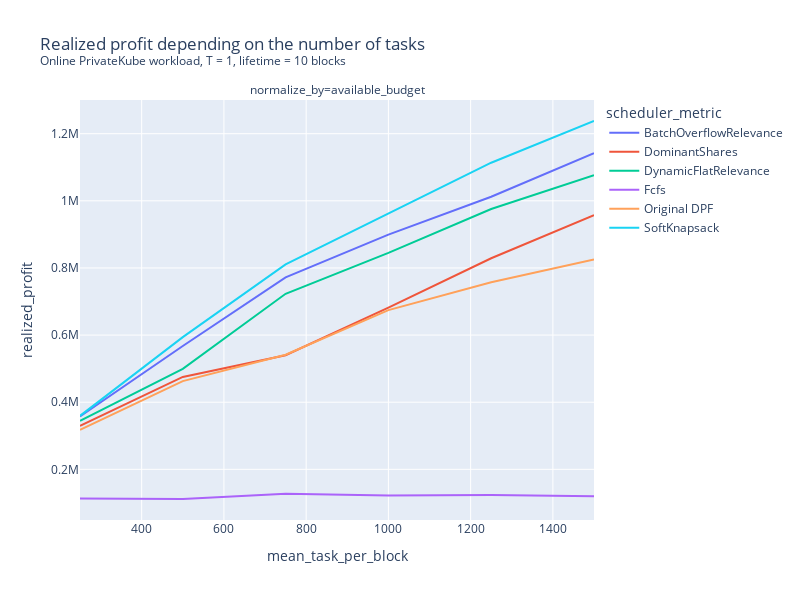

Source (notebook cell):
### Code cell
# Online, increasing load. T = 1 fixed. Profits.
# Running on ds9 at 22:53
rdf = load_ray_experiment(Path("/home/pierre/privacypacking/logs/ray/run_and_report_2021-12-09_22-52-48"))

dpf = load_ray_experiment(Path("/home/pierre/privacypacking/logs/ray/run_and_report_2021-12-10_09-18-06")).query("data_path == 'privatekube_event_g0.0_l0.5_p=grid'")
dpf["scheduler_metric"] = "Original DPF"

rdf = pd.concat([rdf, dpf])

px.line(
    rdf.sort_values(["mean_task_per_block", "scheduler_metric"]),
    x="mean_task_per_block",
    y="realized_profit",
    color="scheduler_metric",
    # log_x=True,
    width=800,
    height=600,
    # range_y=[0,1200],
    facet_col="normalize_by",
    facet_col_wrap=1,
    title="Realized profit depending on the number of tasks<br><sup>Online PrivateKube workload, T = 1, lifetime = 10 blocks</sup>"

)

### Figure 1 — Plotly figure (JSON) as saved in the notebook; plotly's stock layout.template omitted (floating-point values rounded to 4 significant figures)
{"data": [{"hovertemplate": "scheduler_metric=BatchOverflowRelevance<br>normalize_by=available_budget<br>mean_task_per_block=%{x}<br>realized_profit=%{y}<extra></extra>", "legendgroup": "BatchOverflowRelevance", "line": {"color": "#636efa", "dash": "solid"}, "marker": {"symbol": "circle"}, "mode": "lines", "name": "BatchOverflowRelevance", "orientation": "v", "showlegend": true, "type": "scatter", "x": [250, 500, 750, 1000, 1250, 1500], "xaxis": "x", "y": [357350, 567540, 772097, 899149, 1012294, 1141781], "yaxis": "y"}, {"hovertemplate": "scheduler_metric=DominantShares<br>normalize_by=available_budget<br>mean_task_per_block=%{x}<br>realized_profit=%{y}<extra></extra>", "legendgroup": "DominantShares", "line": {"color": "#EF553B", "dash": "solid"}, "marker": {"symbol": "circle"}, "mode": "lines", "name": "DominantShares", "orientation": "v", "showlegend": true, "type": "scatter", "x": [250, 500, 750, 1000, 1250, 1500], "xaxis": "x", "y": [329193, 475315, 539816, 682021, 828833, 957458], "yaxis": "y"}, {"hovertemplate": "scheduler_metric=DynamicFlatRelevance<br>normalize_by=available_budget<br>mean_task_per_block=%{x}<br>realized_profit=%{y}<extra></extra>", "legendgroup": "DynamicFlatRelevance", "line": {"color": "#00cc96", "dash": "solid"}, "marker": {"symbol": "circle"}, "mode": "lines", "name": "DynamicFlatRelevance", "orientation": "v", "showlegend": true, "type": "scatter", "x": [250, 500, 750, 1000, 1250, 1500], "xaxis": "x", "y": [344568, 499214, 722957, 845006, 975640, 1076371], "yaxis": "y"}, {"hovertemplate": "scheduler_metric=Fcfs<br>normalize_by=available_budget<br>mean_task_per_block=%{x}<br>realized_profit=%{y}<extra></extra>", "legendgroup": "Fcfs", "line": {"color": "#ab63fa", "dash": "solid"}, "marker": {"symbol": "circle"}, "mode": "lines", "name": "Fcfs", "orientation": "v", "showlegend": true, "type": "scatter", "x": [250, 500, 750, 1000, 1250, 1500], "xaxis": "x", "y": [113026, 111621, 126893, 121879, 123422, 119896], "yaxis": "y"}, {"hovertemplate": "scheduler_metric=Original DPF<br>normalize_by=available_budget<br>mean_task_per_block=%{x}<br>realized_profit=%{y}<extra></extra>", "legendgroup": "Original DPF", "line": {"color": "#FFA15A", "dash": "solid"}, "marker": {"symbol": "circle"}, "mode": "lines", "name": "Original DPF", "orientation": "v", "showlegend": true, "type": "scatter", "x": [250, 500, 750, 1000, 1250, 1500], "xaxis": "x", "y": [317905, 462837, 541311, 674398, 757422, 825267], "yaxis": "y"}, {"hovertemplate": "scheduler_metric=SoftKnapsack<br>normalize_by=available_budget<br>mean_task_per_block=%{x}<br>realized_profit=%{y}<extra></extra>", "legendgroup": "SoftKnapsack", "line": {"color": "#19d3f3", "dash": "solid"}, "marker": {"symbol": "circle"}, "mode": "lines", "name": "SoftKnapsack", "orientation": "v", "showlegend": true, "type": "scatter", "x": [250, 500, 750, 1000, 1250, 1500], "xaxis": "x", "y": [359316, 593889, 810645, 962118, 1113523, 1237827], "yaxis": "y"}], "layout": {"annotations": [{"font": {}, "showarrow": false, "text": "normalize_by=available_budget", "x": 0.5, "xanchor": "center", "xref": "paper", "y": 1, "yanchor": "bottom", "yref": "paper"}], "height": 600, "legend": {"title": {"text": "scheduler_metric"}, "tracegroupgap": 0}, "title": {"text": "Realized profit depending on the number of tasks<br><sup>Online PrivateKube workload, T = 1, lifetime = 10 blocks</sup>"}, "width": 800, "xaxis": {"anchor": "y", "domain": [0, 1], "title": {"text": "mean_task_per_block"}}, "yaxis": {"anchor": "x", "domain": [0, 1], "title": {"text": "realized_profit"}}}}
